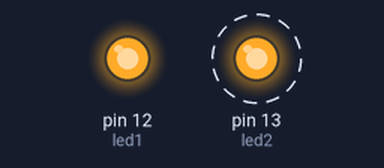
This sketch was run on a simulated Arduino Uno, built with avr-gcc and run on an emulated ATmega328P. On the bench: output pins drawn as LEDs (lit = HIGH). Dashed ring = blinking.

Above: at 0.15 s.
At 9.78 s:
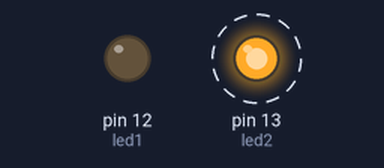
Timing chart, 0 to 11.7 s (numbered marks = the images above):
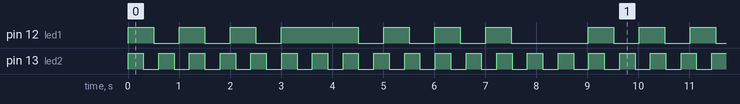

The sketch:

ExPthreadHW.ino
```cpp
#define LC_INIT(lc)
struct pt { unsigned short lc; };
#define PT_THREAD(name_args)  char name_args
#define PT_BEGIN(pt)          switch(pt->lc) { case 0:
#define PT_WAIT_UNTIL(pt, c)  pt->lc = __LINE__; case __LINE__: \
                              if(!(c)) return 0
#define PT_END(pt)            } pt->lc = 0; return 2
#define PT_INIT(pt)   LC_INIT((pt)->lc)
#define PT_SLEEP(pt, delay) \
{ \
  do { \
    static unsigned long protothreads_sleep; \
    protothreads_sleep = millis(); \
    PT_WAIT_UNTIL(pt, millis() - protothreads_sleep > delay); \
  } while(false); \
}
#define PT_EXITED  2
#define PT_SCHEDULE(f) ((f) < PT_EXITED)
//-----------------------------------------------------------------------------------------------------------
// se si usa questa libreria al posto delle macro sopra, togliere il commento iniziale all'include
// e commentare le macro sopra
//#include "protothreads.h"
#define PDELAY  500
#define LDELAY  1500
#define BLINKDELAY  300
byte led1 = 12;
byte led2 = 13;

void setup()
{
  pinMode(led1, OUTPUT);
  pinMode(led2, OUTPUT);
  PT_INIT(&ptSos);
  PT_INIT(&ptBlink);
}


// definizione protothread del pulsante
pt ptSos;
int SOSThread(struct pt* pt) {
  PT_BEGIN(pt);

  // Loop del protothread
  while(true) {
  // 3 punti
  digitalWrite(led1, HIGH); // 1
  PT_SLEEP(pt, PDELAY);
  digitalWrite(led1, LOW);
  PT_SLEEP(pt, PDELAY);
  digitalWrite(led1, HIGH); // 2
  PT_SLEEP(pt, PDELAY);
  digitalWrite(led1, LOW);
  PT_SLEEP(pt, PDELAY);
  digitalWrite(led1, HIGH); // 3
  PT_SLEEP(pt, PDELAY);
  digitalWrite(led1, LOW);
  PT_SLEEP(pt, PDELAY);
  // 1 linea
  digitalWrite(led1, HIGH); // 1 linea
  PT_SLEEP(pt, LDELAY);
  digitalWrite(led1, LOW);
  PT_SLEEP(pt, PDELAY);
  // 3 punti
  digitalWrite(led1, HIGH); // 1
  PT_SLEEP(pt, PDELAY);
  digitalWrite(led1, LOW);
  PT_SLEEP(pt, PDELAY);
  digitalWrite(led1, HIGH); // 2
  PT_SLEEP(pt, PDELAY);
  digitalWrite(led1, LOW);
  PT_SLEEP(pt, PDELAY);
  digitalWrite(led1, HIGH); // 3
  PT_SLEEP(pt, PDELAY);
  digitalWrite(led1, LOW);
  PT_SLEEP(pt, LDELAY);
  }
  PT_END(pt);
}

// definizione protothread del lampeggio
pt ptBlink;
int blinkThread(struct pt* pt) {
  PT_BEGIN(pt);

  // Loop del protothread
  while(true) {
  digitalWrite(led2, HIGH);     // turn the LED on (HIGH is the voltage level)
  PT_SLEEP(pt, BLINKDELAY);
  digitalWrite(led2, LOW);      // turn the LED off by making the voltage LOW
  PT_SLEEP(pt, BLINKDELAY);
  }
  PT_END(pt);
}

// loop principale
void loop()
{
  PT_SCHEDULE(SOSThread(&ptSos));     // esecuzione schedulatore protothreads
  PT_SCHEDULE(blinkThread(&ptBlink));   // esecuzione schedulatore protothreads
}
```

Measured:
- by itself, pin 13 (led2): alternates HIGH for 0.30 s and LOW for 0.30 s
- by itself, pin 12 (led1): repeats every 9.0 s: 2 × (LOW 0.50 s, HIGH 0.50 s), LOW 0.50 s, HIGH 1.5 s, 3 × (LOW 0.50 s, HIGH 0.50 s), LOW 1.5 s, HIGH 0.50 s
